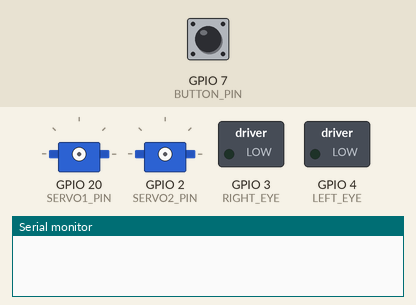
Simulated run of this sketch. Board: ESP32-C3. On the bench: 2 × servo, switched loads named in the sketch (green lamp = pin HIGH), the last lines printed to the serial monitor. The inputs (shaded band) are chosen by the test bench; at power-on: GPIO 7 (BUTTON_PIN) HIGH.

Above: at 0.0 s.
At 5.0 s:
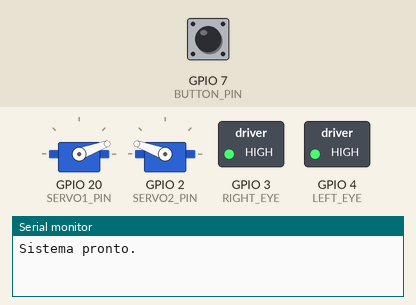
5.1 s: GPIO 7 (BUTTON_PIN) pulled LOW for 0.15 s
At 6.1 s:
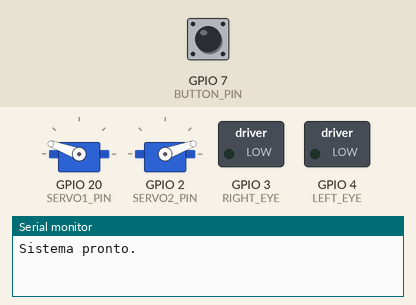
7.2 s: GPIO 7 (BUTTON_PIN) pulsed LOW 2 times (0.12 s each, 0.3 s apart)
Timing chart, 0 to 10.2 s (numbered marks = the images above; inputs shaded):
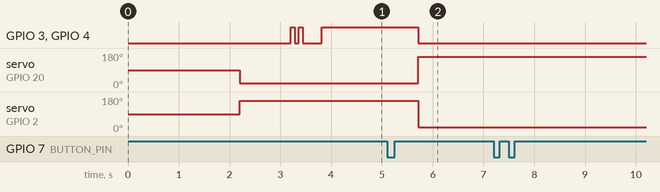

Measured:
- after the input at 5.1 s, GPIO 3 (RIGHT_EYE), GPIO 4 (LEFT_EYE): HIGH → LOW after 0.61 s; servo on GPIO 20 (SERVO1_PIN): 20° → 160° after 0.61 s; servo on GPIO 2 (SERVO2_PIN): 160° → 20° after 0.61 s

The sketch:

main.ino
```cpp
/*
Hi! The name's Jim, I'm what some define "an engineer in training", I love to mess ardund with electronics
especially when it comes to Iron Man stuff. My mentors are obviously the guys from CrashWorks3D, so
if you want a 100% working code for an arduino powered helmet head to their repository.

This one is made for fun, and if you're using it it means you're brave or desperate. This code has been
designed to work on ESP32 C3 SuperMini modules: it is in the updated version of the original code
on my github made for ESP32 DEV Wroom modules.

If you're seeing this message, it means that I haven't given you a J.I.M. board, which is a custom PCB
that I made to make the helmet work. If you have one, you don't need to do anything, the board is already
wired and the code is already set up to work with it.

If you want to customize a little bit the code, the customization.h is the only one you have to modify.

All that being said, hope you enjoy this and that nothing blows up!


Oh wait, formalities: THIS CODE IS MADE FOR RECREATIONAL PURPOSES ONLY, I AM NOT RESPONSIBLE FOR ANY DAMAGE TO
YOURSELF OR YOUR PROPERTY CAUSED BY THE USE OF THIS CODE.
USE AT YOUR OWN RISK.

There you go, now im free of any liability.

Jim
*/

#include <functions.h>

void setup() {
  startUp();
}

void loop() {
  button.tick();
  delay(10);
}
```

customization.h
```cpp
/*
This tab is the one you use to customize the behavior of the motors and the connections if you wish to modify them.

If you're using a J.I.M. board that I gave you you don't need to modify the "PINS" section.
*/

//PINS, use this section to modify connections if you're making your own circuit.
#define SERVO1_PIN 20
#define SERVO2_PIN 2
#define BUTTON_PIN 7
#define RIGHT_EYE 3
#define LEFT_EYE 4

//SERVO PWM VALUES, modify them according to the specs of the servos you are using.
#define PWM_LOW 500
#define PWM_HIGH 2500

//SERVOS OPEN AND CLOSE POSITION
#define SERVO1_OPEN_POS 160
#define SERVO2_OPEN_POS 20
#define SERVO1_CLOSE_POS 20
#define SERVO2_CLOSE_POS 160

//EYES STARTUP EFFECT, uncomment this line to have a cool startup flickering effect when you turn on the helmet.
#define EYES_EFFECT
```

functions.h
```cpp
#include <customization.h>
#include <ESP32Servo.h>
#include <OneButton.h>

Servo servo1;
Servo servo2;

const int dt = 1500;
bool stato = false;          // Toggle del movimento
bool overrideLED = false;    // Override dei LED tramite doppio click

void animazioneLED();
void handleClick();
void handleDoubleClick();
void eyesOn();
void eyesOff();
OneButton button(BUTTON_PIN, true, true);

void startUp() {
  Serial.begin(115200);
  delay(2000);
  pinMode(RIGHT_EYE, OUTPUT);
  pinMode(LEFT_EYE, OUTPUT);
  servo1.attach(SERVO1_PIN, PWM_LOW, PWM_HIGH);
  servo2.attach(SERVO2_PIN, PWM_LOW, PWM_HIGH);
  servo1.write(90);
  servo2.write(90);
  delay(200);
  servo1.write(SERVO1_CLOSE_POS);
  servo2.write(SERVO2_CLOSE_POS);
  delay(1000);
  servo1.detach();
  servo2.detach();
  #ifdef EYES_EFFECT
  animazioneLED();
  #endif
  #ifndef EYES_EFFECT
  eyesOn();
  #endif

  button.attachClick(handleClick);
  button.attachDoubleClick(handleDoubleClick);

  Serial.println("Sistema pronto.");
}

void handleClick() {
  stato = !stato;

  if (stato) {
    eyesOff();
    servo1.attach(SERVO1_PIN, PWM_LOW, PWM_HIGH);
    servo2.attach(SERVO2_PIN, PWM_LOW, PWM_HIGH);
    servo1.write(SERVO1_OPEN_POS);
    servo2.write(SERVO2_OPEN_POS);
    delay(dt);
    servo1.detach();
    servo2.detach();
  } else {
    overrideLED = false;
    servo1.attach(SERVO1_PIN, PWM_LOW, PWM_HIGH);
    servo2.attach(SERVO2_PIN, PWM_LOW, PWM_HIGH);
    servo1.write(SERVO1_CLOSE_POS);
    servo2.write(SERVO2_CLOSE_POS);
    delay(750);
    eyesOn();
    delay(750);
    servo1.detach();
    servo2.detach();
  }
}

void handleDoubleClick() {
  if (stato) {
    Serial.println("Doppio click ignorato: occhi chiusi.");
    return;
  }

  overrideLED = !overrideLED;

  if (overrideLED) {
    digitalWrite(RIGHT_EYE, LOW);
    digitalWrite(LEFT_EYE, LOW);
    Serial.println("Override LED: OFF");
  } else {
    digitalWrite(RIGHT_EYE, HIGH);
    digitalWrite(LEFT_EYE, HIGH);
    Serial.println("Override LED: ON");
  }
}

void animazioneLED() {
  for (int i = 0; i < 2; i++) {
    digitalWrite(RIGHT_EYE, HIGH);
    digitalWrite(LEFT_EYE, HIGH);
    delay(80);
    digitalWrite(RIGHT_EYE, LOW);
    digitalWrite(LEFT_EYE, LOW);
    delay(80);
  }
  delay(300);
  digitalWrite(RIGHT_EYE, HIGH);
  digitalWrite(LEFT_EYE, HIGH);
}

void eyesOn() {
  digitalWrite(RIGHT_EYE, HIGH);
  digitalWrite(LEFT_EYE, HIGH);
}
void eyesOff() {
  digitalWrite(RIGHT_EYE, LOW);
  digitalWrite(LEFT_EYE, LOW);
}
```
